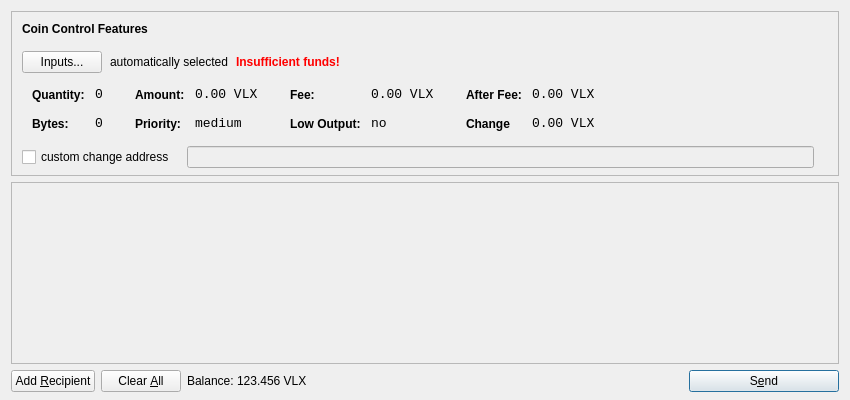
<?xml version="1.0" encoding="UTF-8"?>
<ui version="4.0">
 <class>SendCoinsDialog</class>
 <widget class="QDialog" name="SendCoinsDialog">
  <property name="geometry">
   <rect>
    <x>0</x>
    <y>0</y>
    <width>850</width>
    <height>400</height>
   </rect>
  </property>
  <property name="windowTitle">
   <string>Send Coins</string>
  </property>
  <layout class="QVBoxLayout" name="verticalLayout" stretch="0,1,0">
   <property name="bottomMargin">
    <number>8</number>
   </property>
   <item>
    <widget class="QFrame" name="frameCoinControl">
     <property name="sizePolicy">
      <sizepolicy hsizetype="Expanding" vsizetype="Expanding">
       <horstretch>0</horstretch>
       <verstretch>0</verstretch>
      </sizepolicy>
     </property>
     <property name="maximumSize">
      <size>
       <width>16777215</width>
       <height>16777215</height>
      </size>
     </property>
     <property name="frameShape">
      <enum>QFrame::StyledPanel</enum>
     </property>
     <property name="frameShadow">
      <enum>QFrame::Sunken</enum>
     </property>
     <layout class="QVBoxLayout" name="verticalLayoutCoinControl2">
      <property name="spacing">
       <number>-1</number>
      </property>
      <property name="leftMargin">
       <number>0</number>
      </property>
      <property name="topMargin">
       <number>0</number>
      </property>
      <property name="rightMargin">
       <number>0</number>
      </property>
      <property name="bottomMargin">
       <number>6</number>
      </property>
      <item>
       <layout class="QVBoxLayout" name="verticalLayoutCoinControl" stretch="0,0,0,0,1">
        <property name="spacing">
         <number>0</number>
        </property>
        <property name="leftMargin">
         <number>10</number>
        </property>
        <property name="topMargin">
         <number>10</number>
        </property>
        <item>
         <layout class="QHBoxLayout" name="horizontalLayoutCoinControl1">
          <property name="bottomMargin">
           <number>15</number>
          </property>
          <item>
           <widget class="QLabel" name="labelCoinControlFeatures">
            <property name="sizePolicy">
             <sizepolicy hsizetype="Preferred" vsizetype="Maximum">
              <horstretch>0</horstretch>
              <verstretch>0</verstretch>
             </sizepolicy>
            </property>
            <property name="font">
             <font>
              <weight>75</weight>
              <bold>true</bold>
             </font>
            </property>
            <property name="styleSheet">
             <string notr="true">font-weight:bold;</string>
            </property>
            <property name="text">
             <string>Coin Control Features</string>
            </property>
           </widget>
          </item>
         </layout>
        </item>
        <item>
         <layout class="QHBoxLayout" name="horizontalLayoutCoinControl2" stretch="0,0,0,0">
          <property name="spacing">
           <number>8</number>
          </property>
          <property name="bottomMargin">
           <number>10</number>
          </property>
          <item>
           <widget class="QPushButton" name="pushButtonCoinControl">
            <property name="styleSheet">
             <string notr="true"/>
            </property>
            <property name="text">
             <string>Inputs...</string>
            </property>
           </widget>
          </item>
          <item>
           <widget class="QLabel" name="labelCoinControlAutomaticallySelected">
            <property name="text">
             <string>automatically selected</string>
            </property>
            <property name="margin">
             <number>5</number>
            </property>
           </widget>
          </item>
          <item>
           <widget class="QLabel" name="labelCoinControlInsuffFunds">
            <property name="font">
             <font>
              <weight>75</weight>
              <bold>true</bold>
             </font>
            </property>
            <property name="styleSheet">
             <string notr="true">color:red;font-weight:bold;</string>
            </property>
            <property name="text">
             <string>Insufficient funds!</string>
            </property>
            <property name="margin">
             <number>5</number>
            </property>
           </widget>
          </item>
          <item>
           <spacer name="horizontalSpacerCoinControl">
            <property name="orientation">
             <enum>Qt::Horizontal</enum>
            </property>
            <property name="sizeHint" stdset="0">
             <size>
              <width>40</width>
              <height>1</height>
             </size>
            </property>
           </spacer>
          </item>
         </layout>
        </item>
        <item>
         <widget class="QWidget" name="widgetCoinControl" native="true">
          <property name="sizePolicy">
           <sizepolicy hsizetype="Preferred" vsizetype="Preferred">
            <horstretch>0</horstretch>
            <verstretch>0</verstretch>
           </sizepolicy>
          </property>
          <property name="minimumSize">
           <size>
            <width>0</width>
            <height>0</height>
           </size>
          </property>
          <property name="styleSheet">
           <string notr="true"/>
          </property>
          <layout class="QHBoxLayout" name="horizontalLayoutCoinControl5">
           <property name="margin">
            <number>0</number>
           </property>
           <item>
            <layout class="QHBoxLayout" name="horizontalLayoutCoinControl3" stretch="0,0,0,1">
             <property name="spacing">
              <number>20</number>
             </property>
             <property name="topMargin">
              <number>0</number>
             </property>
             <property name="bottomMargin">
              <number>10</number>
             </property>
             <item>
              <layout class="QFormLayout" name="formLayoutCoinControl1">
               <property name="horizontalSpacing">
                <number>10</number>
               </property>
               <property name="verticalSpacing">
                <number>14</number>
               </property>
               <property name="leftMargin">
                <number>10</number>
               </property>
               <property name="topMargin">
                <number>4</number>
               </property>
               <property name="rightMargin">
                <number>6</number>
               </property>
               <item row="0" column="0">
                <widget class="QLabel" name="labelCoinControlQuantityText">
                 <property name="styleSheet">
                  <string notr="true">font-weight:bold;</string>
                 </property>
                 <property name="text">
                  <string>Quantity:</string>
                 </property>
                 <property name="margin">
                  <number>0</number>
                 </property>
                </widget>
               </item>
               <item row="0" column="1">
                <widget class="QLabel" name="labelCoinControlQuantity">
                 <property name="font">
                  <font>
                   <family>Monospace</family>
                   <pointsize>10</pointsize>
                  </font>
                 </property>
                 <property name="cursor">
                  <cursorShape>IBeamCursor</cursorShape>
                 </property>
                 <property name="contextMenuPolicy">
                  <enum>Qt::ActionsContextMenu</enum>
                 </property>
                 <property name="text">
                  <string>0</string>
                 </property>
                 <property name="margin">
                  <number>0</number>
                 </property>
                 <property name="textInteractionFlags">
                  <set>Qt::LinksAccessibleByMouse|Qt::TextSelectableByKeyboard|Qt::TextSelectableByMouse</set>
                 </property>
                </widget>
               </item>
               <item row="1" column="0">
                <widget class="QLabel" name="labelCoinControlBytesText">
                 <property name="styleSheet">
                  <string notr="true">font-weight:bold;</string>
                 </property>
                 <property name="text">
                  <string>Bytes:</string>
                 </property>
                </widget>
               </item>
               <item row="1" column="1">
                <widget class="QLabel" name="labelCoinControlBytes">
                 <property name="font">
                  <font>
                   <family>Monospace</family>
                   <pointsize>10</pointsize>
                  </font>
                 </property>
                 <property name="cursor">
                  <cursorShape>IBeamCursor</cursorShape>
                 </property>
                 <property name="contextMenuPolicy">
                  <enum>Qt::ActionsContextMenu</enum>
                 </property>
                 <property name="text">
                  <string>0</string>
                 </property>
                 <property name="textInteractionFlags">
                  <set>Qt::LinksAccessibleByMouse|Qt::TextSelectableByKeyboard|Qt::TextSelectableByMouse</set>
                 </property>
                </widget>
               </item>
              </layout>
             </item>
             <item>
              <layout class="QFormLayout" name="formLayoutCoinControl2">
               <property name="horizontalSpacing">
                <number>10</number>
               </property>
               <property name="verticalSpacing">
                <number>14</number>
               </property>
               <property name="leftMargin">
                <number>6</number>
               </property>
               <property name="topMargin">
                <number>4</number>
               </property>
               <property name="rightMargin">
                <number>6</number>
               </property>
               <item row="0" column="0">
                <widget class="QLabel" name="labelCoinControlAmountText">
                 <property name="styleSheet">
                  <string notr="true">font-weight:bold;</string>
                 </property>
                 <property name="text">
                  <string>Amount:</string>
                 </property>
                 <property name="margin">
                  <number>0</number>
                 </property>
                </widget>
               </item>
               <item row="0" column="1">
                <widget class="QLabel" name="labelCoinControlAmount">
                 <property name="font">
                  <font>
                   <family>Monospace</family>
                   <pointsize>10</pointsize>
                  </font>
                 </property>
                 <property name="cursor">
                  <cursorShape>IBeamCursor</cursorShape>
                 </property>
                 <property name="contextMenuPolicy">
                  <enum>Qt::ActionsContextMenu</enum>
                 </property>
                 <property name="text">
                  <string>0.00 VLX</string>
                 </property>
                 <property name="textInteractionFlags">
                  <set>Qt::LinksAccessibleByMouse|Qt::TextSelectableByKeyboard|Qt::TextSelectableByMouse</set>
                 </property>
                </widget>
               </item>
               <item row="1" column="0">
                <widget class="QLabel" name="labelCoinControlPriorityText">
                 <property name="styleSheet">
                  <string notr="true">font-weight:bold;</string>
                 </property>
                 <property name="text">
                  <string>Priority:</string>
                 </property>
                </widget>
               </item>
               <item row="1" column="1">
                <widget class="QLabel" name="labelCoinControlPriority">
                 <property name="font">
                  <font>
                   <family>Monospace</family>
                   <pointsize>10</pointsize>
                  </font>
                 </property>
                 <property name="cursor">
                  <cursorShape>IBeamCursor</cursorShape>
                 </property>
                 <property name="contextMenuPolicy">
                  <enum>Qt::ActionsContextMenu</enum>
                 </property>
                 <property name="text">
                  <string>medium</string>
                 </property>
                 <property name="textInteractionFlags">
                  <set>Qt::LinksAccessibleByMouse|Qt::TextSelectableByKeyboard|Qt::TextSelectableByMouse</set>
                 </property>
                </widget>
               </item>
              </layout>
             </item>
             <item>
              <layout class="QFormLayout" name="formLayoutCoinControl3">
               <property name="horizontalSpacing">
                <number>10</number>
               </property>
               <property name="verticalSpacing">
                <number>14</number>
               </property>
               <property name="leftMargin">
                <number>6</number>
               </property>
               <property name="topMargin">
                <number>4</number>
               </property>
               <property name="rightMargin">
                <number>6</number>
               </property>
               <item row="0" column="0">
                <widget class="QLabel" name="labelCoinControlFeeText">
                 <property name="styleSheet">
                  <string notr="true">font-weight:bold;</string>
                 </property>
                 <property name="text">
                  <string>Fee:</string>
                 </property>
                 <property name="margin">
                  <number>0</number>
                 </property>
                </widget>
               </item>
               <item row="0" column="1">
                <widget class="QLabel" name="labelCoinControlFee">
                 <property name="font">
                  <font>
                   <family>Monospace</family>
                   <pointsize>10</pointsize>
                  </font>
                 </property>
                 <property name="cursor">
                  <cursorShape>IBeamCursor</cursorShape>
                 </property>
                 <property name="contextMenuPolicy">
                  <enum>Qt::ActionsContextMenu</enum>
                 </property>
                 <property name="text">
                  <string>0.00 VLX</string>
                 </property>
                 <property name="textInteractionFlags">
                  <set>Qt::LinksAccessibleByMouse|Qt::TextSelectableByKeyboard|Qt::TextSelectableByMouse</set>
                 </property>
                </widget>
               </item>
               <item row="1" column="0">
                <widget class="QLabel" name="labelCoinControlLowOutputText">
                 <property name="styleSheet">
                  <string notr="true">font-weight:bold;</string>
                 </property>
                 <property name="text">
                  <string>Low Output:</string>
                 </property>
                </widget>
               </item>
               <item row="1" column="1">
                <widget class="QLabel" name="labelCoinControlLowOutput">
                 <property name="font">
                  <font>
                   <family>Monospace</family>
                   <pointsize>10</pointsize>
                  </font>
                 </property>
                 <property name="cursor">
                  <cursorShape>IBeamCursor</cursorShape>
                 </property>
                 <property name="contextMenuPolicy">
                  <enum>Qt::ActionsContextMenu</enum>
                 </property>
                 <property name="text">
                  <string>no</string>
                 </property>
                 <property name="textInteractionFlags">
                  <set>Qt::LinksAccessibleByMouse|Qt::TextSelectableByKeyboard|Qt::TextSelectableByMouse</set>
                 </property>
                </widget>
               </item>
              </layout>
             </item>
             <item>
              <layout class="QFormLayout" name="formLayoutCoinControl4">
               <property name="horizontalSpacing">
                <number>10</number>
               </property>
               <property name="verticalSpacing">
                <number>14</number>
               </property>
               <property name="leftMargin">
                <number>6</number>
               </property>
               <property name="topMargin">
                <number>4</number>
               </property>
               <property name="rightMargin">
                <number>6</number>
               </property>
               <item row="0" column="0">
                <widget class="QLabel" name="labelCoinControlAfterFeeText">
                 <property name="styleSheet">
                  <string notr="true">font-weight:bold;</string>
                 </property>
                 <property name="text">
                  <string>After Fee:</string>
                 </property>
                 <property name="margin">
                  <number>0</number>
                 </property>
                </widget>
               </item>
               <item row="0" column="1">
                <widget class="QLabel" name="labelCoinControlAfterFee">
                 <property name="font">
                  <font>
                   <family>Monospace</family>
                   <pointsize>10</pointsize>
                  </font>
                 </property>
                 <property name="cursor">
                  <cursorShape>IBeamCursor</cursorShape>
                 </property>
                 <property name="contextMenuPolicy">
                  <enum>Qt::ActionsContextMenu</enum>
                 </property>
                 <property name="text">
                  <string>0.00 VLX</string>
                 </property>
                 <property name="textInteractionFlags">
                  <set>Qt::LinksAccessibleByMouse|Qt::TextSelectableByKeyboard|Qt::TextSelectableByMouse</set>
                 </property>
                </widget>
               </item>
               <item row="1" column="0">
                <widget class="QLabel" name="labelCoinControlChangeText">
                 <property name="styleSheet">
                  <string notr="true">font-weight:bold;</string>
                 </property>
                 <property name="text">
                  <string>Change</string>
                 </property>
                </widget>
               </item>
               <item row="1" column="1">
                <widget class="QLabel" name="labelCoinControlChange">
                 <property name="font">
                  <font>
                   <family>Monospace</family>
                   <pointsize>10</pointsize>
                  </font>
                 </property>
                 <property name="cursor">
                  <cursorShape>IBeamCursor</cursorShape>
                 </property>
                 <property name="contextMenuPolicy">
                  <enum>Qt::ActionsContextMenu</enum>
                 </property>
                 <property name="text">
                  <string>0.00 VLX</string>
                 </property>
                 <property name="textInteractionFlags">
                  <set>Qt::LinksAccessibleByMouse|Qt::TextSelectableByKeyboard|Qt::TextSelectableByMouse</set>
                 </property>
                </widget>
               </item>
              </layout>
             </item>
            </layout>
           </item>
          </layout>
         </widget>
        </item>
        <item>
         <layout class="QHBoxLayout" name="horizontalLayoutCoinControl4" stretch="0,0,0">
          <property name="spacing">
           <number>12</number>
          </property>
          <property name="sizeConstraint">
           <enum>QLayout::SetDefaultConstraint</enum>
          </property>
          <property name="topMargin">
           <number>5</number>
          </property>
          <property name="rightMargin">
           <number>5</number>
          </property>
          <item>
           <widget class="QCheckBox" name="checkBoxCoinControlChange">
            <property name="text">
             <string>custom change address</string>
            </property>
           </widget>
          </item>
          <item>
           <widget class="QLineEdit" name="lineEditCoinControlChange">
            <property name="enabled">
             <bool>false</bool>
            </property>
            <property name="sizePolicy">
             <sizepolicy hsizetype="Expanding" vsizetype="Fixed">
              <horstretch>0</horstretch>
              <verstretch>0</verstretch>
             </sizepolicy>
            </property>
           </widget>
          </item>
          <item>
           <widget class="QLabel" name="labelCoinControlChangeLabel">
            <property name="sizePolicy">
             <sizepolicy hsizetype="Preferred" vsizetype="Expanding">
              <horstretch>0</horstretch>
              <verstretch>0</verstretch>
             </sizepolicy>
            </property>
            <property name="minimumSize">
             <size>
              <width>0</width>
              <height>0</height>
             </size>
            </property>
            <property name="text">
             <string/>
            </property>
            <property name="margin">
             <number>3</number>
            </property>
           </widget>
          </item>
         </layout>
        </item>
        <item>
         <spacer name="verticalSpacerCoinControl">
          <property name="orientation">
           <enum>Qt::Vertical</enum>
          </property>
          <property name="sizeHint" stdset="0">
           <size>
            <width>800</width>
            <height>1</height>
           </size>
          </property>
         </spacer>
        </item>
       </layout>
      </item>
     </layout>
    </widget>
   </item>
   <item>
    <widget class="QScrollArea" name="scrollArea">
     <property name="widgetResizable">
      <bool>true</bool>
     </property>
     <widget class="QWidget" name="scrollAreaWidgetContents">
      <property name="geometry">
       <rect>
        <x>0</x>
        <y>0</y>
        <width>830</width>
        <height>165</height>
       </rect>
      </property>
      <layout class="QVBoxLayout" name="verticalLayout_2">
       <property name="margin">
        <number>0</number>
       </property>
       <item>
        <layout class="QVBoxLayout" name="entries">
         <property name="spacing">
          <number>6</number>
         </property>
        </layout>
       </item>
       <item>
        <spacer name="verticalSpacer">
         <property name="orientation">
          <enum>Qt::Vertical</enum>
         </property>
         <property name="sizeHint" stdset="0">
          <size>
           <width>20</width>
           <height>40</height>
          </size>
         </property>
        </spacer>
       </item>
      </layout>
     </widget>
    </widget>
   </item>
   <item>
    <layout class="QHBoxLayout" name="horizontalLayout">
     <item>
      <widget class="QPushButton" name="addButton">
       <property name="toolTip">
        <string>Send to multiple recipients at once</string>
       </property>
       <property name="text">
        <string>Add &amp;Recipient</string>
       </property>
       <property name="icon">
        <iconset resource="../bitcoin.qrc">
         <normaloff>:/icons/add</normaloff>:/icons/add</iconset>
       </property>
       <property name="autoDefault">
        <bool>false</bool>
       </property>
      </widget>
     </item>
     <item>
      <widget class="QPushButton" name="clearButton">
       <property name="sizePolicy">
        <sizepolicy hsizetype="Minimum" vsizetype="Fixed">
         <horstretch>0</horstretch>
         <verstretch>0</verstretch>
        </sizepolicy>
       </property>
       <property name="toolTip">
        <string>Remove all transaction fields</string>
       </property>
       <property name="text">
        <string>Clear &amp;All</string>
       </property>
       <property name="icon">
        <iconset resource="../bitcoin.qrc">
         <normaloff>:/icons/remove</normaloff>:/icons/remove</iconset>
       </property>
       <property name="autoRepeatDelay">
        <number>300</number>
       </property>
       <property name="autoDefault">
        <bool>false</bool>
       </property>
      </widget>
     </item>
     <item>
      <layout class="QHBoxLayout" name="horizontalLayout_2">
       <property name="spacing">
        <number>3</number>
       </property>
       <item>
        <widget class="QLabel" name="label">
         <property name="sizePolicy">
          <sizepolicy hsizetype="Preferred" vsizetype="Fixed">
           <horstretch>0</horstretch>
           <verstretch>0</verstretch>
          </sizepolicy>
         </property>
         <property name="text">
          <string>Balance:</string>
         </property>
        </widget>
       </item>
       <item>
        <widget class="QLabel" name="labelBalance">
         <property name="sizePolicy">
          <sizepolicy hsizetype="Preferred" vsizetype="Fixed">
           <horstretch>0</horstretch>
           <verstretch>0</verstretch>
          </sizepolicy>
         </property>
         <property name="cursor">
          <cursorShape>IBeamCursor</cursorShape>
         </property>
         <property name="text">
          <string>123.456 VLX</string>
         </property>
         <property name="textInteractionFlags">
          <set>Qt::LinksAccessibleByMouse|Qt::TextSelectableByKeyboard|Qt::TextSelectableByMouse</set>
         </property>
        </widget>
       </item>
      </layout>
     </item>
     <item>
      <spacer name="horizontalSpacer">
       <property name="orientation">
        <enum>Qt::Horizontal</enum>
       </property>
       <property name="sizeHint" stdset="0">
        <size>
         <width>40</width>
         <height>20</height>
        </size>
       </property>
      </spacer>
     </item>
     <item>
      <widget class="QPushButton" name="sendButton">
       <property name="minimumSize">
        <size>
         <width>150</width>
         <height>0</height>
        </size>
       </property>
       <property name="toolTip">
        <string>Confirm the send action</string>
       </property>
       <property name="text">
        <string>S&amp;end</string>
       </property>
       <property name="icon">
        <iconset resource="../bitcoin.qrc">
         <normaloff>:/icons/send</normaloff>:/icons/send</iconset>
       </property>
       <property name="default">
        <bool>true</bool>
       </property>
      </widget>
     </item>
    </layout>
   </item>
  </layout>
 </widget>
 <resources>
  <include location="../bitcoin.qrc"/>
 </resources>
 <connections/>
</ui>
